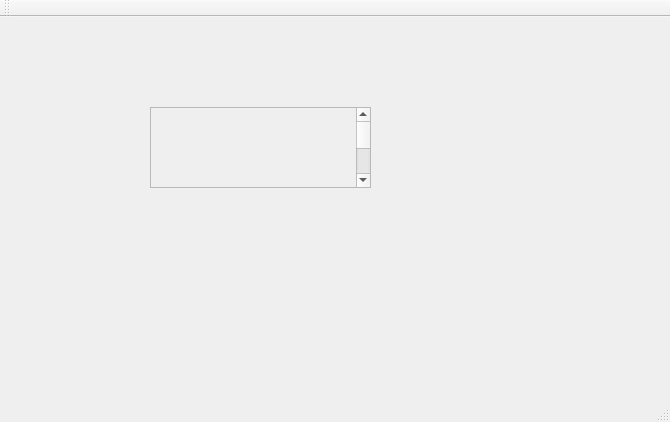
<?xml version="1.0" encoding="UTF-8"?>
<ui version="4.0">
 <class>MainWindow</class>
 <widget class="QMainWindow" name="MainWindow">
  <property name="geometry">
   <rect>
    <x>0</x>
    <y>0</y>
    <width>670</width>
    <height>422</height>
   </rect>
  </property>
  <property name="windowTitle">
   <string>MainWindow</string>
  </property>
  <widget class="QWidget" name="centralWidget">
   <widget class="QScrollArea" name="scrollArea">
    <property name="geometry">
     <rect>
      <x>150</x>
      <y>90</y>
      <width>221</width>
      <height>81</height>
     </rect>
    </property>
    <property name="verticalScrollBarPolicy">
     <enum>Qt::ScrollBarAsNeeded</enum>
    </property>
    <property name="widgetResizable">
     <bool>true</bool>
    </property>
    <widget class="QWidget" name="scrollAreaWidgetContents">
     <property name="geometry">
      <rect>
       <x>0</x>
       <y>0</y>
       <width>205</width>
       <height>250</height>
      </rect>
     </property>
     <property name="minimumSize">
      <size>
       <width>0</width>
       <height>250</height>
      </size>
     </property>
     <property name="baseSize">
      <size>
       <width>0</width>
       <height>0</height>
      </size>
     </property>
     <widget class="QWidget" name="verticalLayoutWidget">
      <property name="geometry">
       <rect>
        <x>20</x>
        <y>10</y>
        <width>166</width>
        <height>112</height>
       </rect>
      </property>
      <layout class="QVBoxLayout" name="verticalLayout">
       <property name="sizeConstraint">
        <enum>QLayout::SetMinimumSize</enum>
       </property>
       <item>
        <layout class="QHBoxLayout" name="horizontalLayout">
         <item>
          <widget class="QLabel" name="label">
           <property name="maximumSize">
            <size>
             <width>50</width>
             <height>50</height>
            </size>
           </property>
           <property name="text">
            <string/>
           </property>
           <property name="pixmap">
            <pixmap>../../../QtProjects/qtmovie/jpg/img001.jpg</pixmap>
           </property>
           <property name="scaledContents">
            <bool>true</bool>
           </property>
          </widget>
         </item>
         <item>
          <widget class="QLabel" name="label_2">
           <property name="maximumSize">
            <size>
             <width>50</width>
             <height>50</height>
            </size>
           </property>
           <property name="text">
            <string/>
           </property>
           <property name="pixmap">
            <pixmap>../../../QtProjects/qtmovie/jpg/img002.jpg</pixmap>
           </property>
           <property name="scaledContents">
            <bool>true</bool>
           </property>
          </widget>
         </item>
         <item>
          <widget class="QLabel" name="label_3">
           <property name="maximumSize">
            <size>
             <width>50</width>
             <height>50</height>
            </size>
           </property>
           <property name="text">
            <string/>
           </property>
           <property name="pixmap">
            <pixmap>../../../QtProjects/qtmovie/jpg/img003.jpg</pixmap>
           </property>
           <property name="scaledContents">
            <bool>true</bool>
           </property>
          </widget>
         </item>
        </layout>
       </item>
       <item>
        <layout class="QHBoxLayout" name="horizontalLayout_2">
         <item>
          <widget class="QLabel" name="label_5">
           <property name="maximumSize">
            <size>
             <width>50</width>
             <height>50</height>
            </size>
           </property>
           <property name="text">
            <string/>
           </property>
           <property name="pixmap">
            <pixmap>../../../QtProjects/qtmovie/jpg/img005.jpg</pixmap>
           </property>
           <property name="scaledContents">
            <bool>true</bool>
           </property>
          </widget>
         </item>
         <item>
          <widget class="QLabel" name="label_4">
           <property name="maximumSize">
            <size>
             <width>50</width>
             <height>50</height>
            </size>
           </property>
           <property name="text">
            <string/>
           </property>
           <property name="pixmap">
            <pixmap>../../../QtProjects/qtmovie/jpg/img004.jpg</pixmap>
           </property>
           <property name="scaledContents">
            <bool>true</bool>
           </property>
          </widget>
         </item>
         <item>
          <widget class="QLabel" name="label_6">
           <property name="maximumSize">
            <size>
             <width>50</width>
             <height>50</height>
            </size>
           </property>
           <property name="text">
            <string/>
           </property>
           <property name="pixmap">
            <pixmap>../../../QtProjects/qtmovie/jpg/img006.jpg</pixmap>
           </property>
           <property name="scaledContents">
            <bool>true</bool>
           </property>
          </widget>
         </item>
        </layout>
       </item>
      </layout>
     </widget>
    </widget>
   </widget>
  </widget>
  <widget class="QMenuBar" name="menuBar">
   <property name="geometry">
    <rect>
     <x>0</x>
     <y>0</y>
     <width>670</width>
     <height>21</height>
    </rect>
   </property>
  </widget>
  <widget class="QToolBar" name="mainToolBar">
   <attribute name="toolBarArea">
    <enum>TopToolBarArea</enum>
   </attribute>
   <attribute name="toolBarBreak">
    <bool>false</bool>
   </attribute>
  </widget>
  <widget class="QStatusBar" name="statusBar"/>
 </widget>
 <layoutdefault spacing="6" margin="11"/>
 <resources/>
 <connections/>
</ui>
